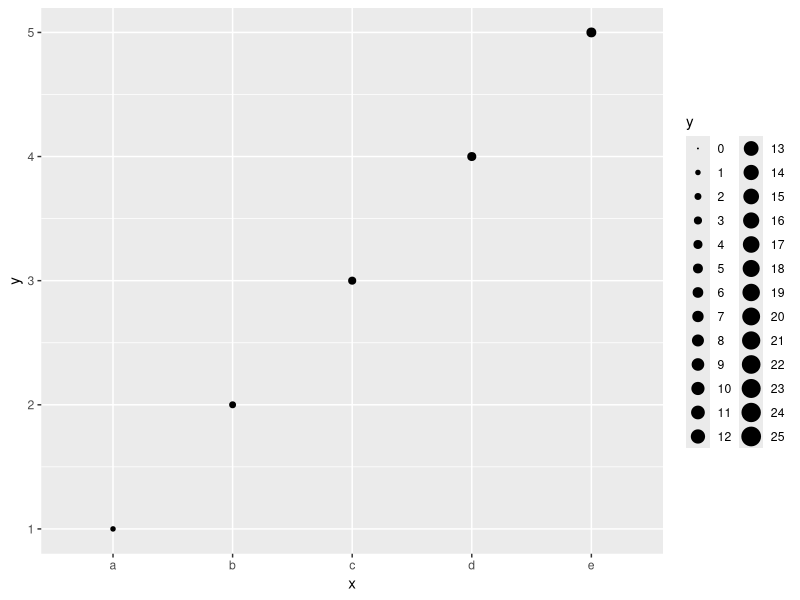

R code for this plot:
library("ggplot2")
df1 = data.frame(x = letters[1:5],
                  y = 1:5) 
ggplot(data = df1, 
       aes(x = x, 
           y = y, 
           size = y)) +
  geom_point() +
  scale_size_area(breaks = seq(0,25,1),
                  limits = c(0, 25)) 
